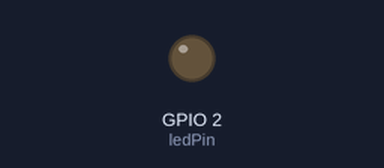
Bench run of a program on a simulated ESP32. Shown: output pins drawn as LEDs (lit = HIGH). WiFi joins after 1.5 s; servers stay silent unless stated; the local clock reads 2024-03-15 10:24:30 at power-on unless the program sets it; no MQTT or app messages arrive unless stated; what the program prints to the serial monitor is not drawn.

Above: at 0.0 s.
At 1.7 s:
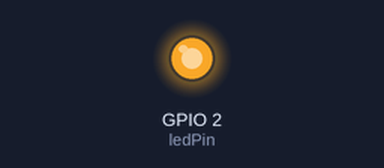
Timing chart, 0 to 3.2 s (numbered marks = the images above):
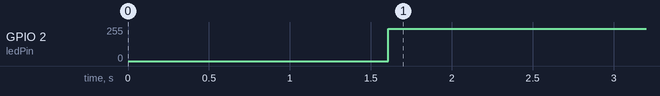

The program:

main.cpp
```cpp
/* ESP32 DEVKIT V1 COM CH340 no Ubuntu 22.04

https://github.com/juliagoda/CH341SER
https://github.com/juliagoda/CH341SER/issues/18


add yourself to dialout and change permissions on it

$ sudo adduser <username> dialout
$ sudo chmod 777 /dev/ttyUSB0

*/


#include <Arduino.h>

/*********
  Baseado no projeto de Rui Santos
  Complete project details at https://randomnerdtutorials.com
*********/

#include <WiFi.h>
#include <PubSubClient.h>
#include <Wire.h>

// Replace the next variables with your SSID/Password combination
const char* ssid = "L&D2g";
const char* password = "Do&Lu@1309";

// Add your MQTT Broker IP address
// const char* mqtt_server = "192.168.15.2";
const char* mqtt_server = "a9f98163b349643dfb468698cb2d3451-1371738073.us-east-1.elb.amazonaws.com";
const char* PUB_TOPIC = "data_hora";
const int mqtt_port = 1883;
const int SEND_CYCLE_TIME_MS = 1;

WiFiClient espClient;
PubSubClient client(espClient);
long lastMsg = 0;
char msg[50];
int value = 0;
struct tm *nowtm;
char message[80], tmbuf[80];

// LED Pin
const int ledPin = 2;

void setup_wifi() {
  delay(10);
  // We start by connecting to a WiFi network
  Serial.println();
  Serial.print("Connecting to ");
  Serial.println(ssid);

  WiFi.begin(ssid, password);

  while (WiFi.status() != WL_CONNECTED) {
    delay(500);
    Serial.print(".");
  }

  Serial.println("");
  Serial.println("WiFi connected");
  Serial.println("IP address: ");
  Serial.println(WiFi.localIP());

}


void reconnect() {
  // Loop until we're reconnected
  while (!client.connected()) {
    Serial.print("Attempting MQTT connection...");
    // Attempt to connect
    if (client.connect("ESP32Client1")) {
      Serial.println("connected");
    } else {
      Serial.print("failed, rc=");
      Serial.print(client.state());
      Serial.println(" try again in 5 seconds");
      // Wait 5 seconds before retrying
      delay(5000);
    }
  }
}

void setup() {
  Serial.begin(115200);
  setup_wifi();
  client.setServer(mqtt_server, mqtt_port);
  configTime(-3 * 3600, 0, "a.st1.ntp.br", "b.st1.ntp.br", "c.st1.ntp.br");
  pinMode(ledPin, OUTPUT);
}


void loop() {


  if (!client.connected()) {
     reconnect();
  }
  client.loop();

  long now = millis();
  if (now - lastMsg > SEND_CYCLE_TIME_MS) {


    digitalWrite(ledPin, 1);

    lastMsg = now;

    struct timeval tv;
    if (gettimeofday(&tv, NULL)!= 0) {
      Serial.println("Failed to obtain time");
      return;
    }

    IPAddress ip = WiFi.localIP();
    snprintf(message, sizeof message, "%s", ip.toString().c_str());

    time_t epochTime = tv.tv_sec;
    nowtm = localtime(&epochTime);
    strftime(tmbuf, sizeof tmbuf, "%Y-%m-%d %H:%M:%S", nowtm);
    snprintf(message, sizeof message, "%s - %s.%03d", message, tmbuf, tv.tv_usec / 1000);

    Serial.print("IP e data_Hora: ");
    Serial.println(message);

    client.publish(PUB_TOPIC, message);

    digitalWrite(ledPin, 0);
  }

}
```

Measured:
- by itself, GPIO 2 (ledPin): 0/255 → 243/255 at 1.6 s
